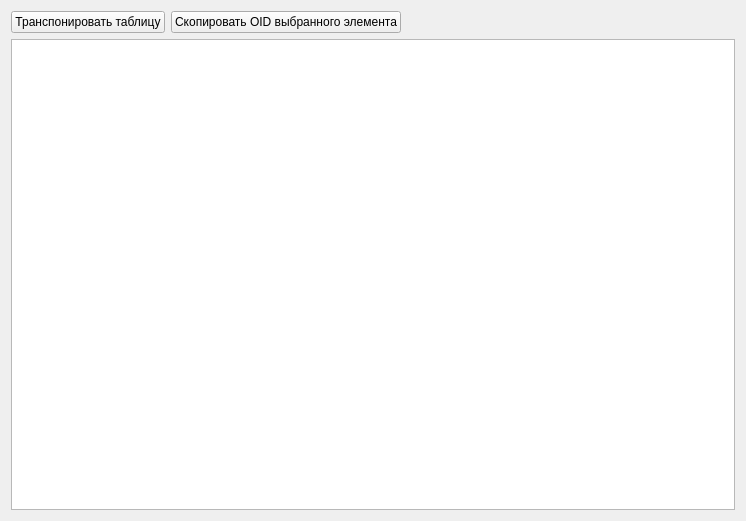
<?xml version="1.0" encoding="UTF-8"?>
<ui version="4.0">
 <class>Indexes</class>
 <widget class="QWidget" name="Indexes">
  <property name="geometry">
   <rect>
    <x>0</x>
    <y>0</y>
    <width>746</width>
    <height>521</height>
   </rect>
  </property>
  <property name="minimumSize">
   <size>
    <width>746</width>
    <height>521</height>
   </size>
  </property>
  <property name="windowTitle">
   <string/>
  </property>
  <layout class="QGridLayout" name="gridLayout">
   <item row="0" column="0">
    <widget class="QPushButton" name="trans">
     <property name="text">
      <string>Транспонировать таблицу</string>
     </property>
    </widget>
   </item>
   <item row="0" column="2">
    <spacer name="horizontalSpacer">
     <property name="orientation">
      <enum>Qt::Horizontal</enum>
     </property>
     <property name="sizeHint" stdset="0">
      <size>
       <width>40</width>
       <height>20</height>
      </size>
     </property>
    </spacer>
   </item>
   <item row="1" column="0" colspan="3">
    <widget class="QTableWidget" name="table">
     <attribute name="horizontalHeaderCascadingSectionResizes">
      <bool>false</bool>
     </attribute>
     <attribute name="verticalHeaderCascadingSectionResizes">
      <bool>false</bool>
     </attribute>
    </widget>
   </item>
   <item row="0" column="1">
    <widget class="QPushButton" name="copyOid">
     <property name="text">
      <string>Скопировать OID выбранного элемента</string>
     </property>
    </widget>
   </item>
  </layout>
 </widget>
 <resources/>
 <connections/>
</ui>
